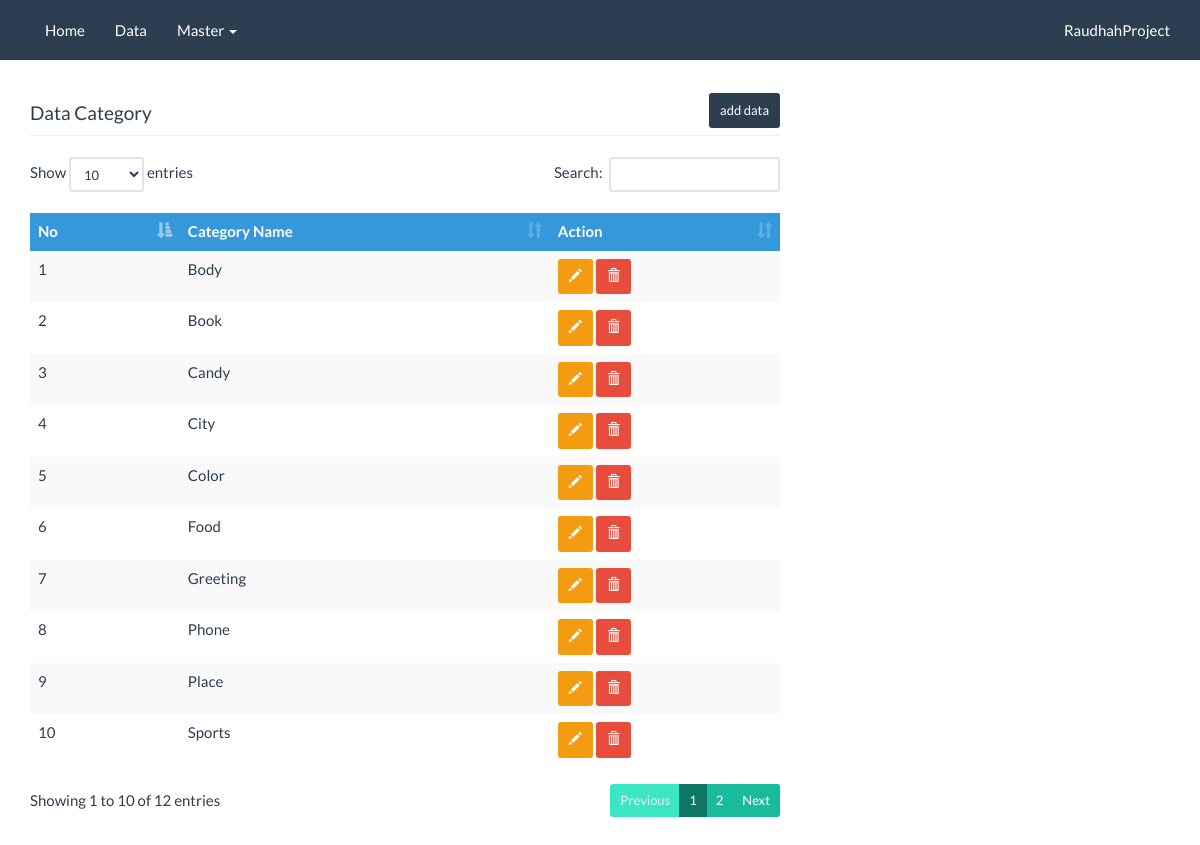
The app's page /category.php with its own data.
### tables this page shows
CREATE TABLE `category` (
  `id` int(11) NOT NULL,
  `category_name` varchar(128) NOT NULL
);

### pdo/class.db.php (called while the page is built, shortened)
<?php
class db extends PDO {
	private function cleanup($bind) {
		if(!is_array($bind)) {
			if(!empty($bind))
				$bind = array($bind);
			else
				$bind = array();
		}
		return $bind;
	}
	public function run($sql, $bind="") {
		$this->sql = trim($sql);
		$this->bind = $this->cleanup($bind);
		try {
			$pdostmt = $this->prepare($this->sql);
			if($pdostmt->execute($this->bind) !== false) {
				if(preg_match("/^(" . implode("|", array("select", "describe", "pragma")) . ") /i", $this->sql))
					return $pdostmt->fetchAll(PDO::FETCH_ASSOC);
				elseif(preg_match("/^(" . implode("|", array("delete", "insert", "update")) . ") /i", $this->sql))
					return $pdostmt->rowCount();
			}
		} catch (PDOException $e) {
			$this->error = $e->getMessage();
			$this->debug();
			return false;
		}
	}
	public function select($table, $where="", $bind="", $fields="*") {
		$sql = "SELECT " . $fields . " FROM " . $table;
		$sql .= ";";
		return $this->run($sql, $bind);
	}
}
?>

### category.php (the view, shortened to what this page needs)
<?php
include_once 'koneksi.php';
$results = $db->select("category");
 ?>
<?php include('_template/head.php'); ?>
<?php include('_template/menu.php'); ?>
 <div class="container">
		<div class="row">
		  <div class="col-lg-8">
		  	<div>
		  		&nbsp<br>
		  		&nbsp<br>
		  	</div>
		  	<div >
		  		<h4 class="pull-left">Data Category</h4>
					<a class="btn btn-primary btn-sm pull-right  " href="category_add.php" style="margin-bottom: 5px">add data</a><br>
				</div>
		  	<hr>
		    <table id="datatable" class="table table-striped table-hover ">
					  <thead>
					    <tr class="info">
					      <th>No</th>
					      <th>Category Name</th>
					      <th>Action</th>
					    </tr>
					  </thead>
					  <tbody>
					  <?php
					  $no = 1;
					   foreach ($results as $key => $value) {?>
					    <tr>
					      <td><?php echo $no; ?></td>
					      <td><?php echo $value['category_name']; ?></td>
					      <td><a class="btn btn-warning btn-sm" href="category_edit.php?id=<?php echo $value['id']; ?>"><span class="glyphicon glyphicon-pencil "></span></a>  <a class="btn btn-danger btn-sm" href="category_delete.php?id=<?php echo $value['id']; ?>" onclick="return confirm('Are you sure you want to delete this item?');"><span class="glyphicon glyphicon-trash"></span></a></td>
					    </tr>
					   <?php $no++; } ?>
					  </tbody>
					</table>
		  </div>
		</div>
	</div>
<?php include('_template/foot.php'); ?>

### _template/head.php (shortened to what this page needs)
<!DOCTYPE html>
<html>
<head>
	<link rel="stylesheet" href="asset/css/bootstrapx.css" media="screen">
	<link rel="stylesheet" href="asset/css/custom.min.css">
	<link href="asset/datatables/css/dataTables.bootstrap.min.css" rel="stylesheet">
</head>
<body>

### _template/menu.php (shortened to what this page needs)
<div class="navbar navbar-default navbar-fixed-top">
      <div class="container">
        <div class="navbar-collapse collapse" id="navbar-main">
          <ul class="nav navbar-nav">
            <li>
              <a href="index.php">Home</a>
            </li>
            <li>
              <a href="index.php">Data</a>
            </li>
            <li class="dropdown">
              <a href="#" class="dropdown-toggle" data-toggle="dropdown" role="button" aria-expanded="true">Master <span class="caret"></span></a>
            </li>
          </ul>
          <ul class="nav navbar-nav navbar-right">
            <li><a href="#" target="">RaudhahProject</a></li>
          </ul>
        </div>
      </div>
    </div>

### _template/foot.php (shortened to what this page needs)
</body>
</html>

### records on screen
category: category_name "Body"
category: category_name "Book"
category: category_name "Candy"
category: category_name "City"
category: category_name "Color"
category: category_name "Food"
category: category_name "Greeting"
category: category_name "Phone"
category: category_name "Place"
category: category_name "Sports"
